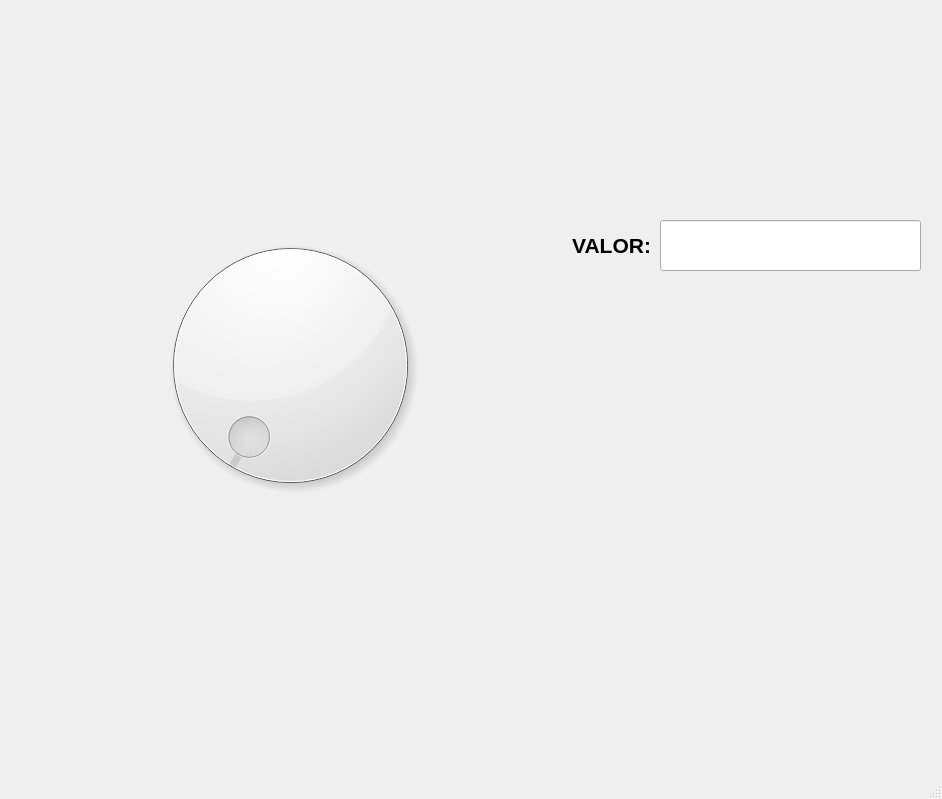
<?xml version="1.0" encoding="UTF-8"?>
<ui version="4.0">
 <class>MainWindow</class>
 <widget class="QMainWindow" name="MainWindow">
  <property name="geometry">
   <rect>
    <x>0</x>
    <y>0</y>
    <width>942</width>
    <height>799</height>
   </rect>
  </property>
  <property name="windowTitle">
   <string>MainWindow</string>
  </property>
  <widget class="QWidget" name="centralwidget">
   <widget class="QLabel" name="label">
    <property name="geometry">
     <rect>
      <x>90</x>
      <y>10</y>
      <width>791</width>
      <height>171</height>
     </rect>
    </property>
    <property name="text">
     <string/>
    </property>
    <property name="pixmap">
     <pixmap resource="recursos_proyecto.qrc">:/UAT_FIANS/UAT</pixmap>
    </property>
    <property name="scaledContents">
     <bool>true</bool>
    </property>
   </widget>
   <widget class="QLabel" name="label_3">
    <property name="geometry">
     <rect>
      <x>750</x>
      <y>540</y>
      <width>181</width>
      <height>141</height>
     </rect>
    </property>
    <property name="text">
     <string/>
    </property>
    <property name="pixmap">
     <pixmap resource="recursos_proyecto.qrc">:/LOGO/AmongB</pixmap>
    </property>
    <property name="scaledContents">
     <bool>true</bool>
    </property>
   </widget>
   <widget class="QDial" name="dial">
    <property name="geometry">
     <rect>
      <x>130</x>
      <y>220</y>
      <width>321</width>
      <height>291</height>
     </rect>
    </property>
    <property name="orientation">
     <enum>Qt::Horizontal</enum>
    </property>
   </widget>
   <widget class="QLabel" name="label_2">
    <property name="geometry">
     <rect>
      <x>500</x>
      <y>220</y>
      <width>151</width>
      <height>51</height>
     </rect>
    </property>
    <property name="font">
     <font>
      <pointsize>16</pointsize>
      <weight>75</weight>
      <bold>true</bold>
     </font>
    </property>
    <property name="text">
     <string>VALOR:</string>
    </property>
    <property name="alignment">
     <set>Qt::AlignRight|Qt::AlignTrailing|Qt::AlignVCenter</set>
    </property>
   </widget>
   <widget class="QLineEdit" name="txt_valor">
    <property name="geometry">
     <rect>
      <x>660</x>
      <y>220</y>
      <width>261</width>
      <height>51</height>
     </rect>
    </property>
    <property name="font">
     <font>
      <pointsize>16</pointsize>
      <weight>75</weight>
      <bold>true</bold>
     </font>
    </property>
    <property name="alignment">
     <set>Qt::AlignCenter</set>
    </property>
   </widget>
  </widget>
  <widget class="QMenuBar" name="menubar">
   <property name="geometry">
    <rect>
     <x>0</x>
     <y>0</y>
     <width>942</width>
     <height>26</height>
    </rect>
   </property>
  </widget>
  <widget class="QStatusBar" name="statusbar"/>
 </widget>
 <resources>
  <include location="recursos_proyecto.qrc"/>
 </resources>
 <connections/>
</ui>
